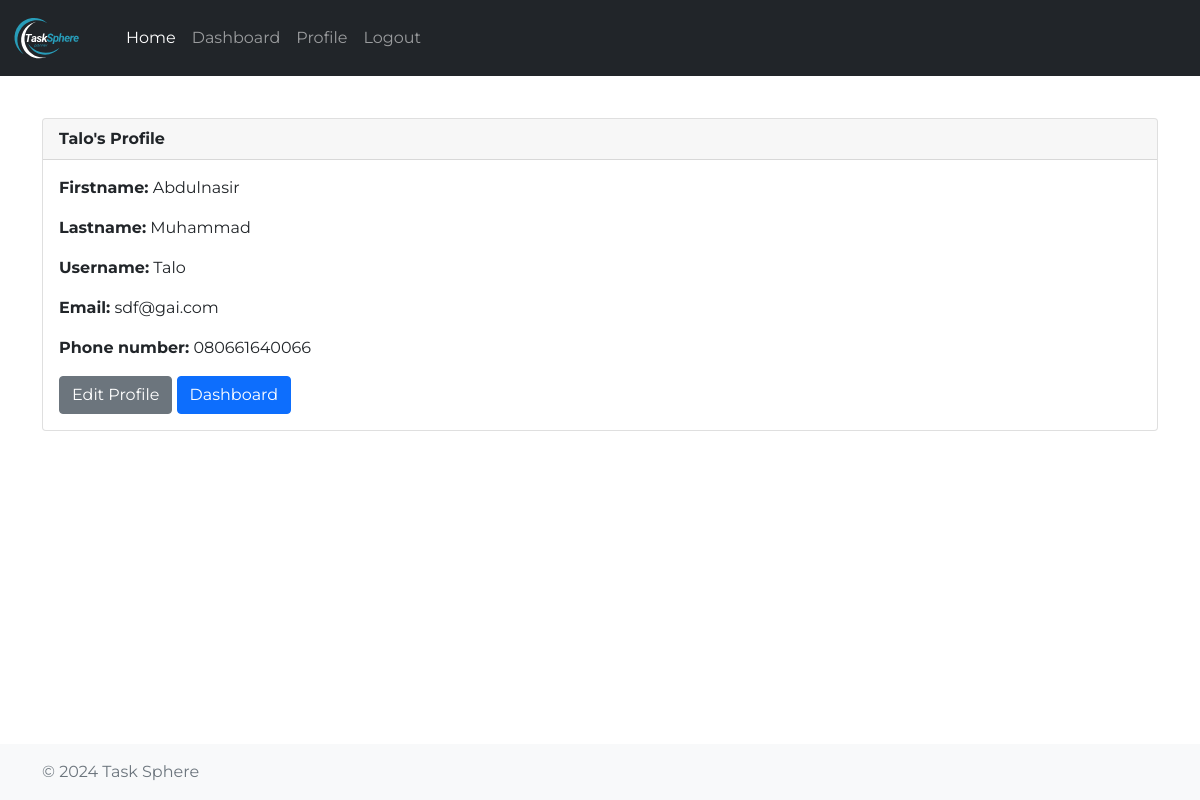
Before: /profile (signed in) with the older database file.
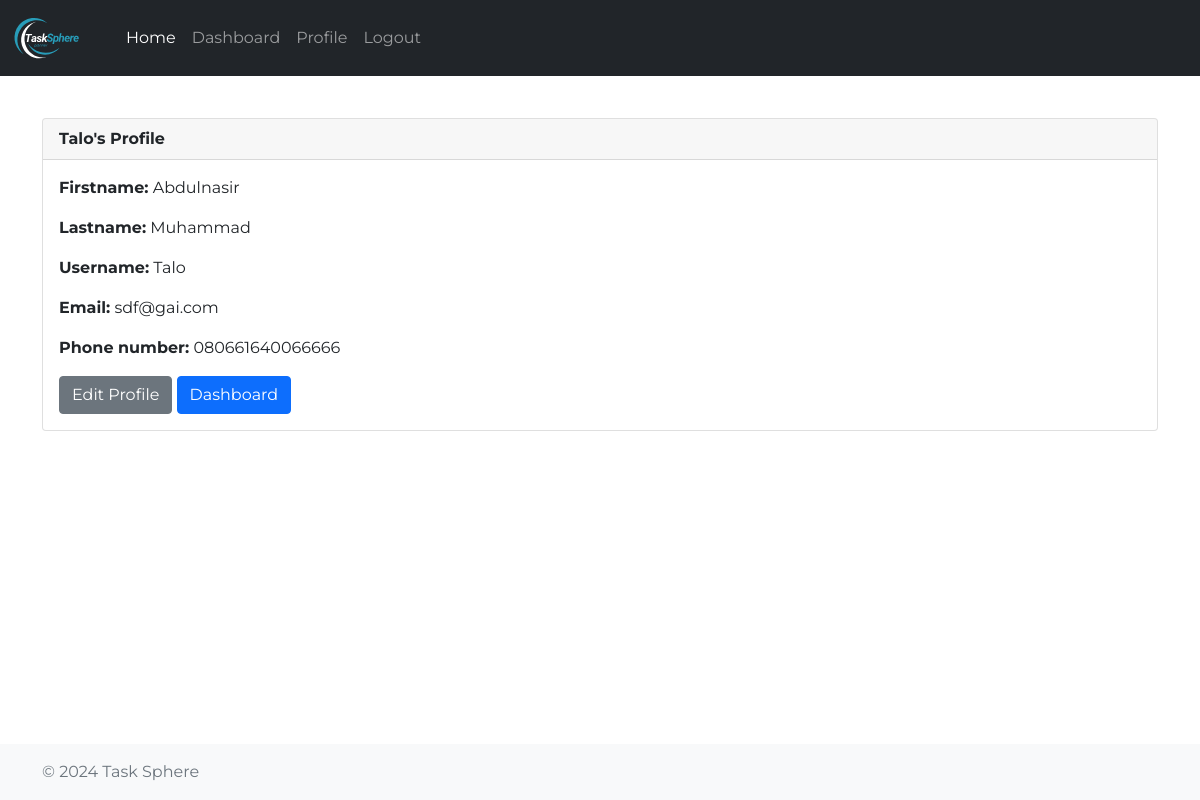
After: the same page with the newer database file.
### app/models.py (models this page shows, shortened)
class User(db.Model, UserMixin):
	id = db.Column(db.Integer, primary_key=True)
	firstname = db.Column(db.String(64), nullable=False)
	lastname = db.Column(db.String(64), nullable=False)
	username = db.Column(db.String(64), index=True, unique=True, nullable=False)
	email = db.Column(db.String(120), unique=True, nullable=False)
	password_hash = db.Column(db.String(120), nullable=False)
	phone = db.Column(db.String(20), unique=True, nullable=False)
	tasks = db.relationship('Task', backref='owner', lazy=True)

### app/routes.py (the view)
@auth_bp.route('/profile')
def profile():
	form = Registration()
	return render_template('profile.html', user=current_user)

### app/__init__.py (called while the page is built)
def create_app():
    app = Flask(__name__, static_folder='templates/static')
    app.config.from_object('config.Config')
    db.init_app(app)
    migrate.init_app(app, db)
    login_manager.init_app(app)
    mail.init_app(app)
    login_manager.login_view = 'auth.login'
    @login_manager.user_loader
    def load_user(user_id):
        from app.models import User
        return User.query.get(int(user_id))
    from app.routes import auth_bp
    app.register_blueprint(auth_bp, url_prefix='/')
    app.config.update(
        CELERY_BROKER_URL='redis://localhost:6379/0',
        CELERY_RESULT_BACKEND='redis://localhost:6379/0'
    )
    celery = make_celery(app)
    mail.init_app(app)
    return app

### app/templates/profile.html (shortened to what this page needs)
{% extends 'base.html' %}
{% block content %}
<br><br>
<div class="card">
  <div class="card-header">
    <strong>{{ user.username }}'s Profile</strong>
  </div>
  <div class="card-body">
  	<p class="card-text"><strong>Firstname:</strong> {{ user.firstname }}</p>
    <p class="card-text"><strong>Lastname:</strong> {{ user.lastname }}</p>
    <p class="card-text"><strong>Username:</strong> {{ user.username }}</p>
    <p class="card-text"><strong>Email:</strong> {{ user.email }}</p>
    <p class="card-text"><strong>Phone number:</strong> {{ user.phone }}</p>
    <a href="{{ url_for('auth.edit_profile') }}" class="btn btn-secondary">Edit Profile</a>
    <a href="{{ url_for('auth.dashboard') }}" class="btn btn-primary">Dashboard</a>
  </div>
</div>
{% endblock %}

Changed rows visible on the page:
changed User "Talo": phone "080661640066" → "080661640066666"
